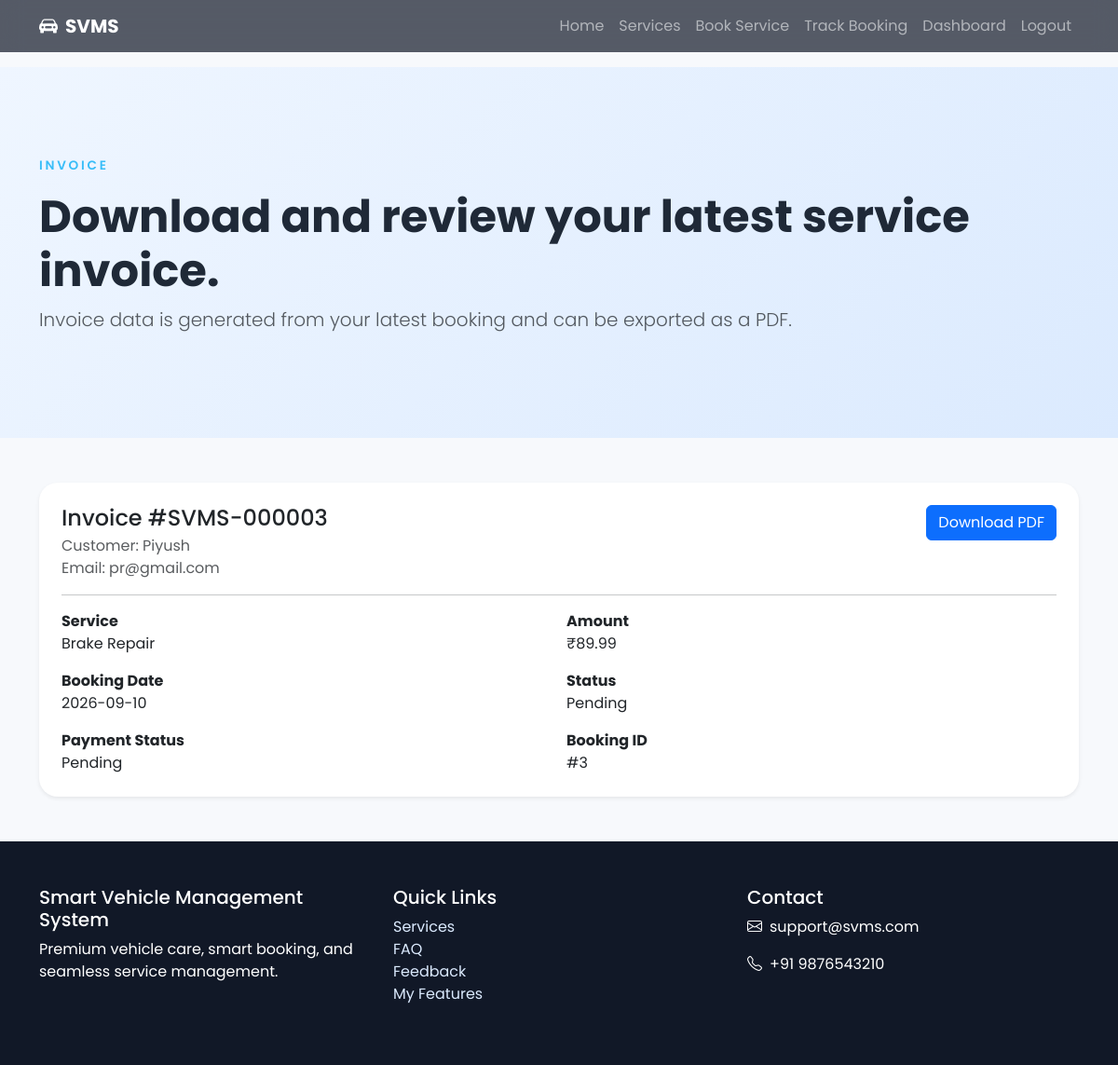
The page /invoice (signed in) on the database its author committed.
### tables this page shows
CREATE TABLE bookings (
                id INTEGER PRIMARY KEY AUTOINCREMENT,
                customer_id INTEGER NOT NULL,
                service_id INTEGER NOT NULL,
                vehicle_type TEXT,
                vehicle_number TEXT,
                booking_date TEXT,
                status TEXT DEFAULT 'Pending',
                notes TEXT,
                created_at TIMESTAMP DEFAULT CURRENT_TIMESTAMP
            , payment_status TEXT DEFAULT 'Unpaid', payment_method TEXT, payment_reference TEXT, rescheduled_date TEXT, cancellation_reason TEXT, estimated_time TEXT, spare_parts_used TEXT, before_image TEXT, after_image TEXT, mechanic_notes TEXT, invoice_number TEXT);

CREATE TABLE users (
                id INTEGER PRIMARY KEY AUTOINCREMENT,
                full_name TEXT NOT NULL,
                email TEXT UNIQUE NOT NULL,
                password TEXT NOT NULL,
                role TEXT DEFAULT 'customer',
                phone TEXT,
                address TEXT,
                created_at TIMESTAMP DEFAULT CURRENT_TIMESTAMP
            );

CREATE TABLE services (
                id INTEGER PRIMARY KEY AUTOINCREMENT,
                name TEXT UNIQUE NOT NULL,
                description TEXT,
                price REAL DEFAULT 0.0
            );

### app.py (the view)
@app.route('/invoice')
def invoice():
    if not session.get('user_id'):
        flash('Please login to view your invoice.', 'warning')
        return redirect(url_for('login'))
    conn = get_db()
    invoice_data = None
    try:
        row = conn.execute('''
            SELECT b.id, b.booking_date, b.status, b.payment_status, b.invoice_number, s.name AS service_name, s.price, u.full_name, u.email
            FROM bookings b
            JOIN services s ON b.service_id = s.id
            JOIN users u ON b.customer_id = u.id
            WHERE b.customer_id = ?
            ORDER BY b.created_at DESC
            LIMIT 1
        ''', (session['user_id'],)).fetchone()
        invoice_data = dict(row) if row is not None else None
        if invoice_data and not invoice_data.get('invoice_number'):
            invoice_data['invoice_number'] = f"SVMS-{invoice_data['id']:06d}"
    finally:
        conn.close()
    return render_template('invoice.html', invoice=invoice_data)

### app.py (called while the page is built)
def get_db():
    conn = sqlite3.connect(DB_PATH)
    conn.row_factory = sqlite3.Row
    return conn

### templates/invoice.html
{% extends 'base.html' %}
{% block content %}
<section class="page-hero py-5">
  <div class="container py-5">
    <p class="eyebrow">Invoice</p>
    <h1 class="display-5 fw-bold">Download and review your latest service invoice.</h1>
    <p class="lead text-muted">Invoice data is generated from your latest booking and can be exported as a PDF.</p>
  </div>
</section>
<section class="py-5">
  <div class="container">
    {% if invoice %}
      <div class="card shadow-sm p-4">
        <div class="d-flex justify-content-between align-items-start gap-3 flex-wrap">
          <div>
            <h4 class="mb-1">Invoice #{{ invoice.invoice_number }}</h4>
            <p class="text-muted mb-0">Customer: {{ invoice.full_name }}</p>
            <p class="text-muted mb-0">Email: {{ invoice.email }}</p>
          </div>
          <a class="btn btn-primary" href="{{ url_for('download_invoice_pdf', booking_id=invoice.id) }}">Download PDF</a>
        </div>
        <hr>
        <div class="row g-3">
          <div class="col-md-6"><strong>Service</strong><div>{{ invoice.service_name }}</div></div>
          <div class="col-md-6"><strong>Amount</strong><div>₹{{ '%.2f'|format(invoice.price) }}</div></div>
          <div class="col-md-6"><strong>Booking Date</strong><div>{{ invoice.booking_date or '-' }}</div></div>
          <div class="col-md-6"><strong>Status</strong><div>{{ invoice.status }}</div></div>
          <div class="col-md-6"><strong>Payment Status</strong><div>{{ invoice.payment_status or 'Unpaid' }}</div></div>
          <div class="col-md-6"><strong>Booking ID</strong><div>#{{ invoice.id }}</div></div>
        </div>
      </div>
    {% else %}
      <div class="alert alert-info mb-0">No booking found yet. Book a service to generate an invoice.</div>
    {% endif %}
  </div>
</section>
{% endblock %}

### static/styles.css (style rules this page uses)
:root { --primary: #0d6efd; --secondary: #38bdf8; --dark: #111827; --light: #f8fbff; }
* { font-family: 'Poppins', sans-serif; }
body { background: #f7f9fc; color: #1f2937; }
.eyebrow { color: var(--secondary); font-weight: 600; letter-spacing: .2em; text-transform: uppercase; font-size: .85rem; }
.glass-card, .service-card, .step-card, .testimonial-card, .category-card, .stat-card, .card { border: 0; border-radius: 1.25rem; box-shadow: 0 10px 30px rgba(0,0,0,0.08); background: white; }
.page-hero { background: linear-gradient(135deg, #eff6ff, #dbeafe); }

### rows shown on the page
bookings: invoice_number "SVMS-000003", booking_date "2026-09-10", status "Pending", payment_status "Pending", id "3"
users: full_name "Piyush", email "pr@gmail.com"
services: service_name "Brake Repair", price "89.99"
